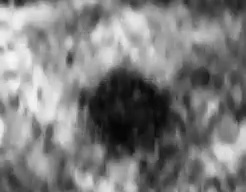
#> input picture Algorithms/Single/strain.jpg, 246 x 192 px, found by its file name
$ python compare_area.py
#> lines starting #> are read from the running program, lines starting #| are printed output that depends on the picture; after the words box and inside, x2 and y2 are one past the last pixel; in counts of white or black regions, pixels touching at a corner belong together
### Algorithms/Single/preprocessing_methods.py
# # # # # # # # # # # # # # # # # # # # # # # # # # # # # # # # # # # # # # # # # # # # # # # # #
#                                                                                               #
#   _ __    _ __    ___   _ __    _ __    ___     ___    ___   ___   ___       _ __    _   _    #
#  | '_ \  | '__|  / _ \ | '_ \  | '__|  / _ \   / __|  / _ \ / __| / __|     | '_ \  | | | |   #
#  | |_) | | |    |  __/ | |_) | | |    | (_) | | (__  |  __/ \__ \ \__ \  _  | |_) | | |_| |   #
#  | .__/  |_|     \___| | .__/  |_|     \___/   \___|  \___| |___/ |___/ (_) | .__/   \__, |   #
#  |_|                   |_|                                                  |_|      |___/    #
#                                                                                               #
# # # # # # # # # # # # # # # # # # # # # # # # # # # # # # # # # # # # # # # # # # # # # # # # #
# Est. June 20, 2020 (6/20/2020)  #
# # # # # # # # # # # # # # # # # #
# SINA BIOMEDICAL RESEARCH GROUP  #
#   +-- S. Kaisar Alam (PI)       #
#   +-- Areeq I. Hasan (Lead)     #
#   +-- Sarina M. Hasan           #
#   +-- Raiyah Z. Ahmed           #
#   +-- Wasi S. Ahmed             #
# # # # # # # # # # # # # # # # # #

# # # # # # # # # # # # # # # # # # # # # # # # # # # # # # # # # # # # # # # # # # # # # # # #
# compare_area()                                                                              #
# Computes the ratio between the area of a lesion in a given b-mode and strain image pair.    #
# # # # # # # # # # # # # # # # # # # # # # # # # # # # # # # # # # # # # # # # # # # # # # # #
# @ params                                                                                    #
#   +-- image_directory: (string) | Path to the directory containing strain.png & b-mode.png  #
# @ output                                                                                    #
#   +-- area_ratio:      (double) | the area ratio between strain and b-mode masks.           #
# # # # # # # # # # # # # # # # # # # # # # # # # # # # # # # # # # # # # # # # # # # # # # # #

import cv2
import numpy as np
from matplotlib import pyplot as plt

from lesion_locating_methods import find_lesion

# Best Image --> As close to a completely black lesion and completely white and uniform surrounding as possible.
# *NOTE* More important than retaining the   shape of the lesion is retaining the size of the lesion.

def preprocess(image_filepath, hyperparameters):

    image = cv2.imread(image_filepath, 0)
    image_type = "strain" if image_filepath[-5:] == "n.jpg" else "bmode"

    if len(image) == 768:
        image = cv2.resize(image, (0, 0), fx = 0.78125, fy = 0.78125)

    if image_type == "strain":

        image_cropping = hyperparameters['strain']['preprocessing_methods']['image_cropping']
        processed_image = image[image_cropping[0]:image_cropping[1], image_cropping[2]:image_cropping[3]]

        # IMAGE RESIZING // 0.4
        image_resizing = hyperparameters['strain']['preprocessing_methods']['image_resizing']
        processed_image = cv2.resize(processed_image, (0, 0), fx = image_resizing, fy = image_resizing)

        # MORPHOLOGICAL CLOSING // 11
        closing_size = hyperparameters['strain']['preprocessing_methods']['closing_size']
        closing_iters = hyperparameters['strain']['preprocessing_methods']['closing_iters']
        kernel = np.ones((closing_size, closing_size), np.uint8)
        processed_image = cv2.morphologyEx(processed_image, cv2.MORPH_CLOSE, kernel, iterations=closing_iters)

        # MEDIAN BLURRING // 59
        med_blurring = hyperparameters['strain']['preprocessing_methods']['med_blurring']
        processed_image = cv2.medianBlur(processed_image, med_blurring)

    else:

         # IMAGE CROPPING // Height: 0 --> 470, Width: 100 --> 700
        image_cropping = hyperparameters['bmode']['preprocessing_methods']['image_cropping']
        processed_image = image[image_cropping[0]:image_cropping[1], image_cropping[2]:image_cropping[3]]

        # MORPHOLOGICAL CLOSING // 11
        closing_size = hyperparameters['bmode']['preprocessing_methods']['closing_size']
        closing_iters = hyperparameters['bmode']['preprocessing_methods']['closing_iters']
        kernel = np.ones((closing_size, closing_size), np.uint8)
        processed_image = cv2.morphologyEx(processed_image, cv2.MORPH_CLOSE, kernel, iterations=closing_iters)

        # BILATERAL FILTER // 79 -- Edge-Preserving Denoise
        bilat_filter = hyperparameters['bmode']['preprocessing_methods']['bilat_filter']
        processed_image = cv2.bilateralFilter(processed_image, bilat_filter, 75, 75)

        # HISTOGRAM EQUALIZATION -- Intensifies/Increases Contrast
        processed_image = cv2.equalizeHist(processed_image)

        # # MEDIAN BLURRING // 59 -- Denoise
        med_blurring = hyperparameters['bmode']['preprocessing_methods']['med_blurring']
        processed_image = cv2.medianBlur(processed_image, med_blurring)

        # HISTOGRAM EQUALIZATION -- Intensifies/Increases Contrast
        processed_image = cv2.equalizeHist(processed_image)

        # ISOLATE LESION USING HALO
        processed_image = find_lesion(processed_image, hyperparameters)
    return processed_image

### Algorithms/Single/lesion_locating_methods.py
import cv2
import numpy as np
from matplotlib import pyplot as plt
import copy

def find_lesion(image_src, hyperparameters):
    gray = image_src

    bin_threshold = hyperparameters['bmode']['lesion_locating_methods']['bin_threshold']
    ret, gray = cv2.threshold(gray, bin_threshold, 255, 0)

    contours, hierarchy = cv2.findContours(gray, cv2.RETR_LIST, cv2.CHAIN_APPROX_SIMPLE)
    largest_area = sorted(contours, key=cv2.contourArea)[-1]
    mask = np.zeros(image_src.shape, np.uint8)
    cv2.drawContours(mask, [largest_area], 0, (255,255,255,255), -1)
    dst = cv2.bitwise_and(image_src, mask)
    mask = 255 - mask
    roi = cv2.add(dst, mask)

    # plt.imshow(roi, cmap='gray')
    # plt.show()

    return roi

### Algorithms/Single/segmentation_methods.py
# # # # # # # # # # # # # # # # # # # # # # # # # # # # # # # # # # # # # # # # #                                                                                                  #
#                                                   _                           #
#    ___    ___    __ _   _ __ ___     ___   _ __   | |_       _ __    _   _    #
#   / __|  / _ \  / _` | | '_ ` _ \   / _ \ | '_ \  | __|     | '_ \  | | | |   #
#   \__ \ |  __/ | (_| | | | | | | | |  __/ | | | | | |_   _  | |_) | | |_| |   #
#   |___/  \___|  \__, | |_| |_| |_|  \___| |_| |_|  \__| (_) | .__/   \__, |   #
#                 |___/                                       |_|      |___/    #
#                                                                               #
# # # # # # # # # # # # # # # # # # # # # # # # # # # # # # # # # # # # # # # # #
# Est. June 20, 2020 (6/20/2020)  #
# # # # # # # # # # # # # # # # # #
# SINA BIOMEDICAL RESEARCH GROUP  #
#   +-- S. Kaisar Alam (PI)       #
#   +-- Areeq I. Hasan (Lead)     #
#   +-- Sarina M. Hasan           #
#   +-- Raiyah Z. Ahmed           #
#   +-- Wasi S. Ahmed             #
# # # # # # # # # # # # # # # # # #

# # # # # # # # # # # # # # # # # # # # # # # # # # # # # # # # # # # # # # # # # # # # # # # #
# compare_area()                                                                              #
# Computes the ratio between the area of a lesion in a given b-mode and strain image pair.    #
# # # # # # # # # # # # # # # # # # # # # # # # # # # # # # # # # # # # # # # # # # # # # # # #
# @ params                                                                                    #
#   +-- image_directory: (string) | Path to the directory containing strain.png & b-mode.png  #
# @ output                                                                                    #
#   +-- area_ratio:      (double) | the area ratio between strain and b-mode masks.           #
# # # # # # # # # # # # # # # # # # # # # # # # # # # # # # # # # # # # # # # # # # # # # # # #

import cv2
import numpy as np
from matplotlib import pyplot as plt

def fill_contours(arr):
    return np.maximum.accumulate(arr,1) & \
           np.maximum.accumulate(arr[:,::-1],1)[:,::-1]

def segment(image, image_type, hyperparameters):

    if image_type == 'strain':

        # IMAGE THRESHOLDING
        binarize_threshold = hyperparameters['strain']['segmentation_methods']['bin_threshold']
        _, binarized_image = cv2.threshold(image, binarize_threshold, 255, cv2.THRESH_BINARY_INV)

        # MORPHOLOGICAL OPENING/DILATION
        open_dil_size = hyperparameters['strain']['segmentation_methods']['open/dil_size']
        open_iters = hyperparameters['strain']['segmentation_methods']['open_iters']
        dil_iters = hyperparameters['strain']['segmentation_methods']['dil_iters']

        # DETERMINE SURROUNDING TISSUE
        kernel = np.ones((open_dil_size, open_dil_size), np.uint8)
        opening = cv2.morphologyEx(binarized_image, cv2.MORPH_OPEN, kernel, open_iters)
        background_region = cv2.dilate(opening, kernel, dil_iters)

        # DISTANCE TRANSFORMATION FOR WATERSHED
        dist_transform_param = hyperparameters['strain']['segmentation_methods']['dist_transform']
        dist_transform = cv2.distanceTransform(opening, cv2.DIST_L2, dist_transform_param)

        # DETERMINE LESION FOREGROUND
        fg_threshold = hyperparameters['strain']['segmentation_methods']['fg_thresh']
        _, foreground_region = cv2.threshold(dist_transform, fg_threshold * dist_transform.max(), 255, 0)
        foreground_region = np.uint8(foreground_region)

        # SUBTRACT BACKGROUND FROM FOREGROUND
        watershed_region = cv2.subtract(background_region, foreground_region)

        # DETERMINE WATERSHED MARKERS
        _, markers = cv2.connectedComponents(foreground_region)
        markers = markers + 1
        markers[watershed_region == 255] = 0

        # SUPERIMPOSE WATERSHED MARKERS
        segmented_image = image
        markers = cv2.watershed(cv2.cvtColor(image, cv2.COLOR_GRAY2RGB), markers)
        binarized_image = fill_contours(markers)
        segmented_image[markers == -1] = 255

        # DETERMINE LESION AREA
        image_resizing = hyperparameters['strain']['preprocessing_methods']['image_resizing']
        strain_area = np.sum(binarized_image == 2) * ((1/image_resizing) ** 2)

        # plt.imshow(binarized_image, cmap='gray')
        # plt.show()

        # RESIZE & PAD IMAGE --> ORIGINAL DIMENSIONS
        original_dims = [0, 600, 0,   800]
        image_cropping = hyperparameters['strain']['preprocessing_methods']['image_cropping']
        padding = [ (abs(original_dims[0] - image_cropping[0]), abs(original_dims[1] - image_cropping[1])), (abs(original_dims[2] - image_cropping[2]), abs(original_dims[3] - image_cropping[3]))]

        return strain_area, np.pad(cv2.resize(segmented_image, (0,0), fx = 1/image_resizing, fy = 1/image_resizing), padding, mode='constant', constant_values=0)
    else:

        # IMAGE THRESHOLDING
        bin_threshold = hyperparameters['bmode']['segmentation_methods']['bin_threshold']
        _, binarized_image = cv2.threshold(image, bin_threshold, 255, cv2.THRESH_BINARY_INV)

        # MORPHOLOGICAL OPENING
        open_dil_size = hyperparameters['bmode']['segmentation_methods']['open/dil_size']
        open_iters = hyperparameters['bmode']['segmentation_methods']['open_iters']
        kernel = np.ones((open_dil_size, open_dil_size), np.uint8)
        opening = cv2.morphologyEx(binarized_image, cv2.MORPH_OPEN, kernel, iterations = open_iters)

        # MORPHOLOGICAL DILATION
        dil_iters = hyperparameters['bmode']['segmentation_methods']['dil_iters']
        background_region = cv2.dilate(opening, kernel, iterations = dil_iters)

        # DISTANCE TRANSFORMATION FOR WATERSHED
        dist_transform = hyperparameters['bmode']['segmentation_methods']['dist_transform']
        dist_transform = cv2.distanceTransform(opening, cv2.DIST_L2, dist_transform)

        # DETERMINE LESION FOREGROUND
        fg_thresh = hyperparameters['bmode']['segmentation_methods']['fg_thresh']
        _, foreground_region = cv2.threshold(dist_transform, fg_thresh * dist_transform.max(), 255, 0)

        # SUBTRACT BACKGROUND FROM FOREGROUND
        foreground_region = np.uint8(foreground_region)
        unknown = cv2.subtract(background_region, foreground_region)

        # DETERMINE WATERSHED MARKERS
        _, markers = cv2.connectedComponents(foreground_region)
        markers = markers + 1
        markers[unknown == 255] = 0

        # SUPERIMPOSE WATERSHED MARKERS
        output_image = image
        markers = cv2.watershed(cv2.cvtColor(image, cv2.COLOR_GRAY2RGB), markers)
        binarized_image = fill_contours(markers)
        output_image[markers == -1] = 255

        # plt.imshow(binarized_image, cmap='gray')
        # plt.show()

        #  DETERMINE LESION AREA
        bmode_area = np.sum(binarized_image == 2)

        return bmode_area, output_image

### Algorithms/Single/compare_area.py
# # # # # # # # # # # # # # # # # # # # # # # # # # # # # # # # # # # # # # # # # # # # # # # # # # # # # # # # # # # #
#                                                                                                                     #
#   ___    ___    _ __ ___    _ __     __ _   _ __    ___            __ _   _ __    ___    __ _       _ __    _   _   #
#  / __|  / _ \  | '_ ` _ \  | '_ \   / _` | | '__|  / _ \  _____   / _` | | '__|  / _ \  / _` |     | '_ \  | | | |  #
# | (__  | (_) | | | | | | | | |_) | | (_| | | |    |  __/ |_____| | (_| | | |    |  __/ | (_| |  _  | |_) | | |_| |  #
#  \___|  \___/  |_| |_| |_| | .__/   \__,_| |_|     \___|          \__,_| |_|     \___|  \__,_| (_) | .__/   \__, |  #
#                            |_|                                                                     |_|      |___/   #
#                                                                                                                     #
# # # # # # # # # # # # # # # # # # # # # # # # # # # # # # # # # # # # # # # # # # # # # # # # # # # # # # # # # # # #
# Est. June 20, 2020 (6/20/2020)  #
# # # # # # # # # # # # # # # # # #
# SINA BIOMEDICAL RESEARCH GROUP  #
#   +-- S. Kaisar Alam (PI)       #
#   +-- Areeq I. Hasan (Lead)     #
#   +-- Sarina M. Hasan           #
#   +-- Raiyah Z. Ahmed           #
#   +-- Wasi S. Ahmed             #
# # # # # # # # # # # # # # # # # #

# # # # # # # # # # # # # # # # # # # # # # # # # # # # # # # # # # # # # # # # # # # # # # # #
# compare_area()                                                                              #
# Computes the ratio between the area of a lesion in a given b-mode and strain image pair.    #
# # # # # # # # # # # # # # # # # # # # # # # # # # # # # # # # # # # # # # # # # # # # # # # #
# @ params                                                                                    #
#   +-- image_directory: (string) | Path to the directory containing strain.png & b-mode.png  #
# @ output                                                                                    #
#   +-- area_ratio:      (double) | the area ratio between strain and b-mode masks.           #
# # # # # # # # # # # # # # # # # # # # # # # # # # # # # # # # # # # # # # # # # # # # # # # #

# # # # # # # # # # # # # # # # # # # # # # # # # # # #
#             PREPROCESSING METHODS [4](2/2)          #
# # # # # # # # # # # # # # # # # # # # # # # # # # # #
# HYPERPARAMETER  #        VALUE        # IMAGE TYPE  #
# # # # # # # # # # # # # # # # # # # # # # # # # # # #
# IMAGE CROPPING  # [0, 470] [100, 700] # STRAIN      #
# IMAGE RESIZING  # 0.4                 # STRAIN      #
# CLOSE SIZE      # 12                  # STRAIN      #
# CLOSE ITERS.    # 1                   # STRAIN      #
# MED. BLURRING   # 59                  # STRAIN      #
# # # # # # # # # # # # # # # # # # # # # # # # # # # #
# IMAGE CROPPING  # [0, 600] [100, 700] # B-MODE      #
# CLOSE SIZE      # 13                  # B-MODE      #
# CLOSE ITERS.    # 1                   # B-MODE      #
# BILAT. FILTER   # 13                  # B-MODE      #
# MED. BLURRING   # 25                  # B-MODE      #
# # # # # # # # # # # # # # # # # # # # # # # # # # # #

# # # # # # # # # # # # # # # # # # # # # # # # # # # #
#            LESION LOCATING METHODS [4](2/2)         #
# # # # # # # # # # # # # # # # # # # # # # # # # # # #
# HYPERPARAMETER  #        VALUE        # IMAGE TYPE  #
# # # # # # # # # # # # # # # # # # # # # # # # # # # #
# BIN. THRESHOLD  # 193                 # STRAIN      #
# # # # # # # # # # # # # # # # # # # # # # # # # # # #
# BIN. THRESHOLD  # 193                 # B-MODE      #
# # # # # # # # # # # # # # # # # # # # # # # # # # # #

# # # # # # # # # # # # # # # # # # # # # # # # # # # #
#            SEGMENTATION METHODS [12](6/6)           #
# # # # # # # # # # # # # # # # # # # # # # # # # # # #
# HYPERPARAMETER  #        VALUE        # IMAGE TYPE  #
# # # # # # # # # # # # # # # # # # # # # # # # # # # #
# BIN. THRESHOLD  # 84                   # STRAIN     #
# OPEN/DIL. SIZE  # 3                    # STRAIN     #
# OPEN ITERATIONS # 2                    # STRAIN     #
# DIL. ITERATIONS # 3                    # STRAIN     #
# DIST TRANSFORM  # 5                    # STRAIN     #
# FOREGR. THRESH. # 0.7                  # STRAIN     #
# # # # # # # # # # # # # # # # # # # # # # # # # # # #
# BIN. THRESHOLD  # 212                  # B-MODE     #
# OPEN/DIL. SIZE  # 3                    # B-MODE     #
# OPEN ITERATIONS # 2                    # B-MODE     #
# DIL. ITERATIONS # 3                    # B-MODE     #
# DIST TRANSFORM  # 5                    # B-MODE     #
# FG. THRESH.     # 0.7                  # B-MODE     #
# # # # # # # # # # # # # # # # # # # # # # # # # # # #

import cv2
import numpy as np
from matplotlib import pyplot as plt

from preprocessing_methods import preprocess
from segmentation_methods import segment

def compare_area(image_directory, hyperparameters):
    strain_image = image_directory + "/strain.jpg"
    bmode_image = image_directory + "/bmode.jpg"

    # Pre-Process Images @ preprocess.py
    strain_image_processed = preprocess(strain_image, hyperparameters)
#> in preprocess, image is the input picture: shape (192, 246); min 5, max 248, mean 125.3
    bmode_image_processed = preprocess(bmode_image, hyperparameters)
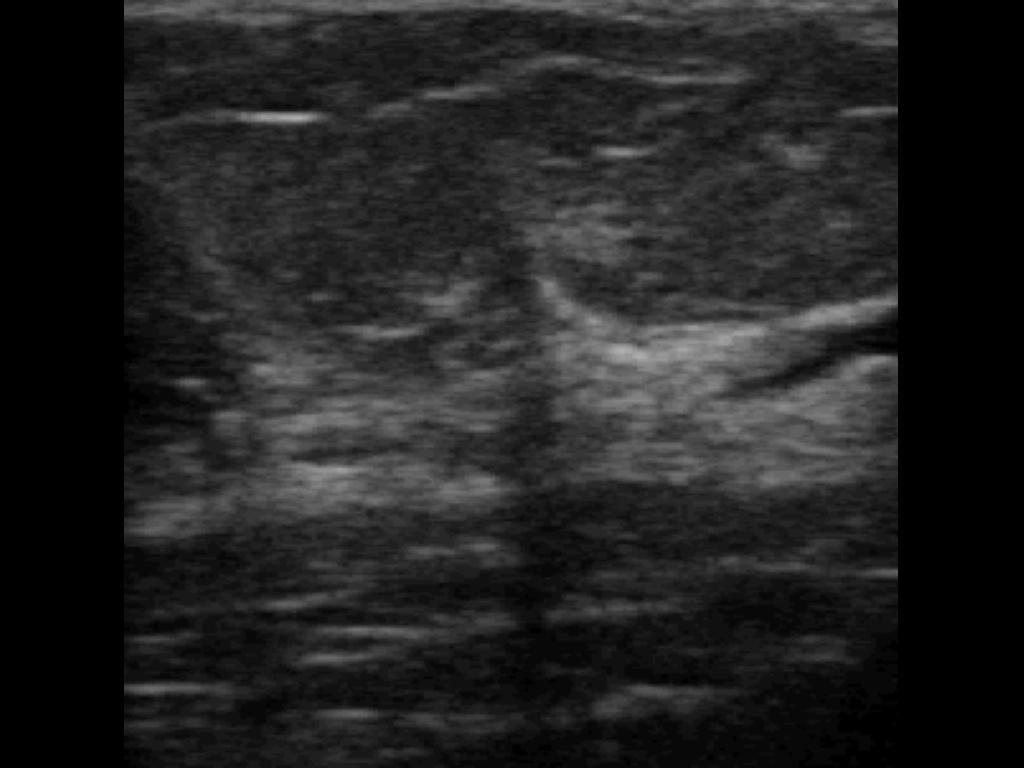
#> input picture Data/Frames/Benign/07-48-22/0/bmode.jpg, 1024 x 768 px
#> in preprocess, image is the input picture: shape (768, 1024); min 0, max 176, mean 33.7
#> in preprocess (call 2), `processed_image = cv2.morphologyEx(processed_image, cv2.MORPH_CLOSE, k..`:
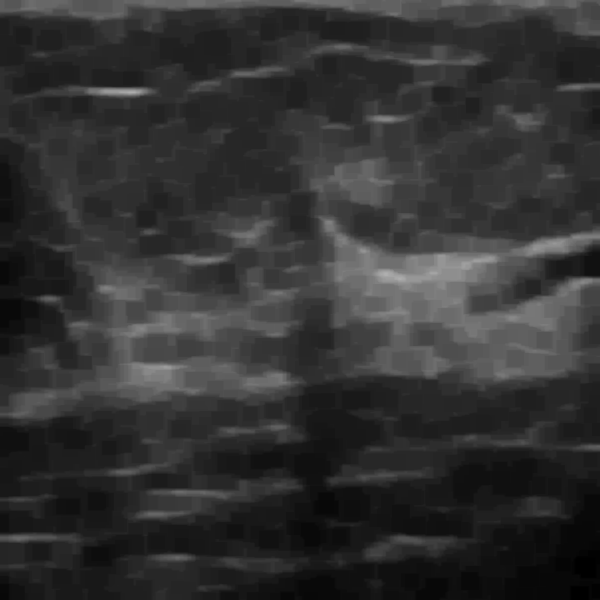
#> processed_image: shape (600, 600); min 0, max 175, mean 50.3
#> in find_lesion, `ret, gray = cv2.threshold(gray, bin_threshold, 255, 0)`:
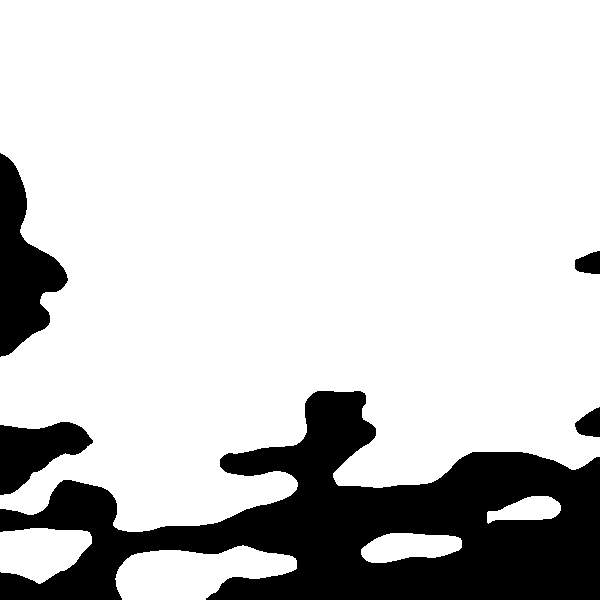
#> gray: shape (600, 600); 80.4% white; 5 black regions
#> in find_lesion, `ret, gray = cv2.threshold(gray, bin_threshold, 255, 0)`: ret = 50
#> in find_lesion, `contours, hierarchy = cv2.findContours(gray, cv2.RETR_LIST, cv2.CHAIN_..`: contours = 5 contours; box (x1, y1, x2, y2) and area: (0, 0, 600, 532) 274102, (115, 545, 297, 600) 6484, (0, 528, 92, 584) 3680, (361, 533, 462, 563) 2127, (487, 496, 561, 524) 1216
#> in find_lesion, `largest_area = sorted(contours, key=cv2.contourArea)[-1]`: largest_area = contour of 671 points, box (x1, y1, x2, y2) (0, 0, 600, 532), area 274102
#> in find_lesion, `roi = cv2.add(dst, mask)`:
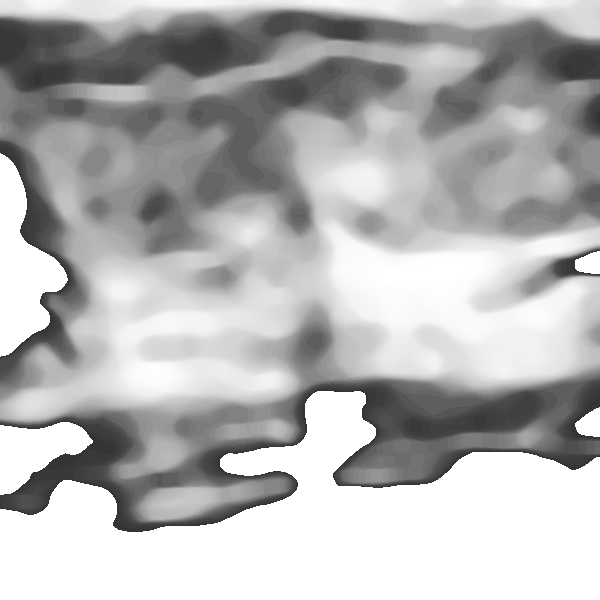
#> roi: shape (600, 600); min 52, max 255, mean 180.6

    # Show Pre-Processed Images
    strain_image = cv2.imread(strain_image)
    bmode_image = cv2.imread(bmode_image)
    if len(strain_image) == 768:
        strain_image = cv2.resize(strain_image, (0, 0), fx = 0.78125, fy = 0.78125)
        bmode_image = cv2.resize(bmode_image, (0, 0), fx = 0.78125, fy = 0.78125)

    # [7 lines of commented-out code are left out]
    strain_area, strain_segmented = segment(strain_image_processed, 'strain', hyperparameters)
#> in segment, `segmented_image[markers == -1] = 255`:
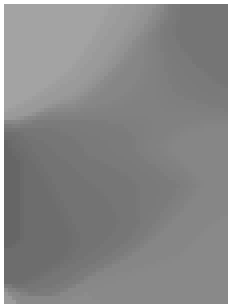
#> segmented_image: shape (77, 58) (shown 4 times larger); min 102, max 255, mean 138
#> in segment, `strain_area = np.sum(binarized_image == 2) * ((1/image_resizing) ** 2)`: strain_area = 0
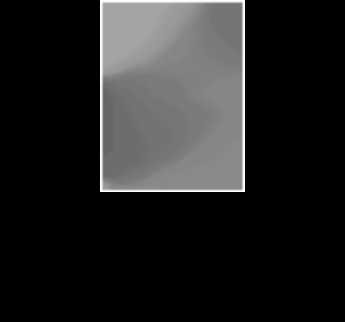
#> strain_segmented: shape (322, 345); min 0, max 255, mean 34.5
#> strain_area = 0
    bmode_area, bmode_segmented = segment(bmode_image_processed, 'b-mode', hyperparameters)
#> call 2 of segment, with image_type = 'b-mode'
#> in segment (call 2), `dist_transform = cv2.distanceTransform(opening, cv2.DIST_L2, dist_tran..`:
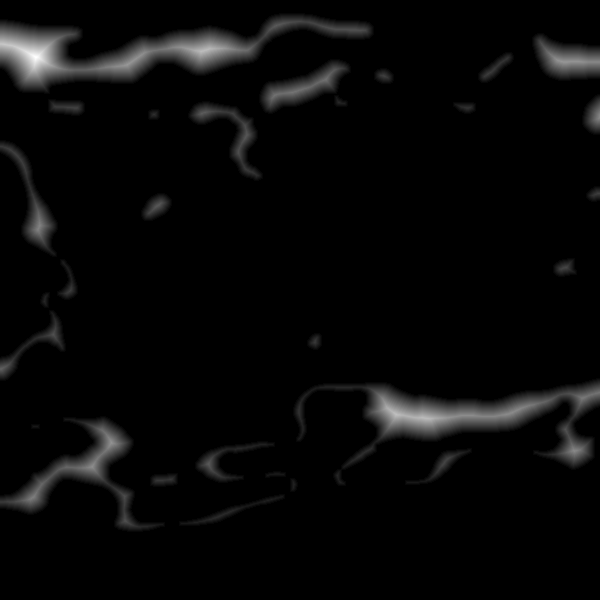
#> dist_transform: shape (600, 600) float32; min 0, max 32.76, mean 1; drawn with min black and max white
#> (the rest of the program and of its run is left out)
